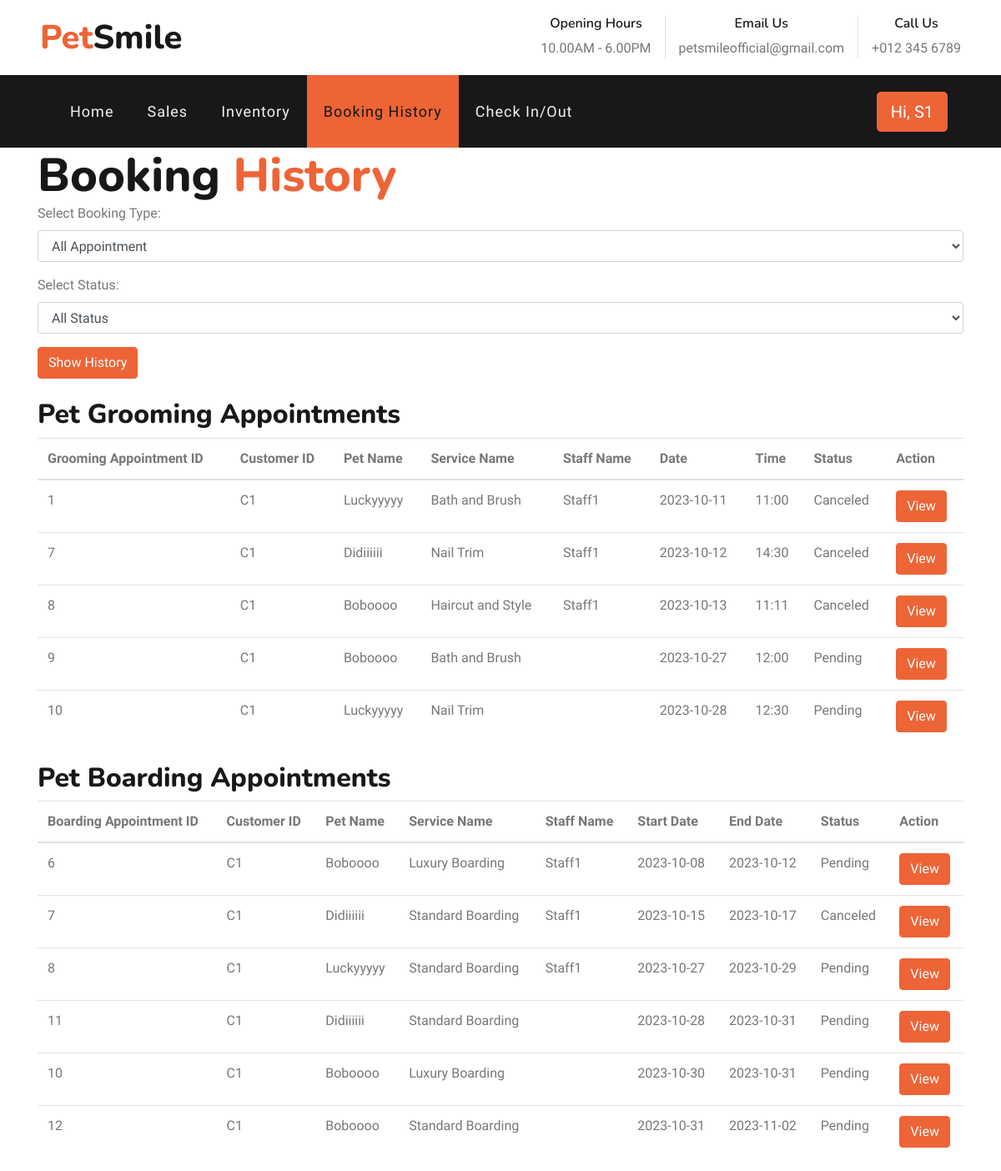
The page /admin-bookinghistory.php (signed in) on the database as committed earlier.
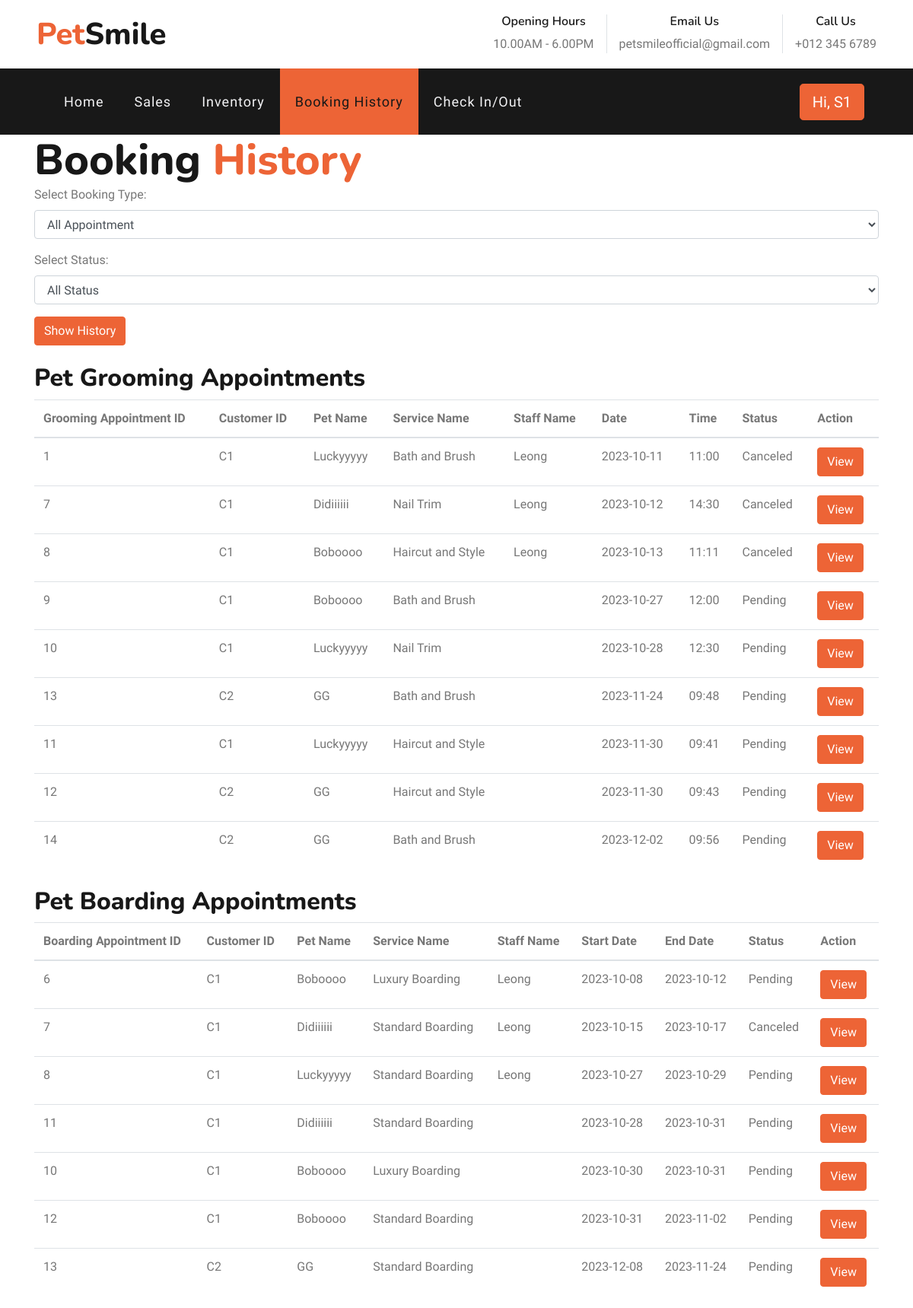
The same page on the database as committed later.
### tables this page shows
CREATE TABLE `groomingappt` (
  `GAppt_ID` int(20) NOT NULL,
  `Pet_ID` varchar(20) NOT NULL,
  `Service_ID` varchar(20) NOT NULL,
  `Staff_ID` varchar(20) DEFAULT NULL,
  `GAppt_Date` varchar(20) NOT NULL,
  `GAppt_Time` varchar(20) NOT NULL,
  `Status` varchar(20) NOT NULL DEFAULT 'Pending'
);

CREATE TABLE `member` (
  `ID` int(11) NOT NULL,
  `Cust_ID` varchar(20) NOT NULL,
  `First_Name` varchar(20) NOT NULL,
  `Last_Name` varchar(20) NOT NULL,
  `Phone_No` varchar(20) NOT NULL,
  `Address` varchar(255) NOT NULL,
  `City` varchar(20) NOT NULL,
  `Postcode` varchar(20) NOT NULL,
  `Email` varchar(90) NOT NULL
);

CREATE TABLE `pet` (
  `Pet_ID` int(20) NOT NULL,
  `Cust_ID` varchar(20) NOT NULL,
  `Pet_Name` varchar(20) NOT NULL,
  `Pet_Sex` varchar(20) NOT NULL,
  `Pet_Breed` varchar(20) NOT NULL
);

CREATE TABLE `service` (
  `ID` int(11) NOT NULL,
  `Service_ID` varchar(20) NOT NULL,
  `Service_Type` varchar(20) NOT NULL,
  `Service_Name` varchar(20) NOT NULL,
  `Service_Desc` varchar(20) NOT NULL,
  `Price` varchar(20) NOT NULL,
  `Img` longtext NOT NULL
);

CREATE TABLE `staff` (
  `ID` int(11) NOT NULL,
  `Staff_ID` varchar(20) NOT NULL,
  `First_Name` varchar(20) NOT NULL,
  `Last_Name` varchar(20) NOT NULL,
  `Phone_No` varchar(20) NOT NULL,
  `Address` varchar(255) NOT NULL,
  `City` varchar(20) NOT NULL,
  `Postcode` varchar(20) NOT NULL,
  `Position` varchar(20) NOT NULL
);

CREATE TABLE `boardingappt` (
  `BAppt_ID` int(20) NOT NULL,
  `Pet_ID` varchar(20) NOT NULL,
  `Service_ID` varchar(20) NOT NULL,
  `Staff_ID` varchar(20) DEFAULT NULL,
  `BAppt_StartDate` varchar(20) NOT NULL,
  `BAppt_EndDate` varchar(20) NOT NULL,
  `Status` varchar(20) NOT NULL DEFAULT 'Pending'
);

### admin-bookinghistory.php (the view, shortened to what this page needs)
<!DOCTYPE html>
<html lang="en">
<?php
include 'config.php';
include 'admin-header.php';
$groomingAppointmentsQuery = "
    SELECT
        g.GAppt_ID,
        c.Cust_ID,
        p.Pet_Name,
        s.Service_Name,
        st.Last_Name AS Staff_Name,
        g.GAppt_Date,
        g.GAppt_Time,
        g.Status
    FROM
        groomingAppt g
    INNER JOIN
        pet p ON g.Pet_ID = p.Pet_ID
    INNER JOIN
        service s ON g.Service_ID = s.Service_ID
    LEFT JOIN
        staff st ON g.Staff_ID = st.Staff_ID
    LEFT JOIN
        member c ON p.Cust_ID = c.Cust_ID
    ORDER BY g.GAppt_Date ASC;
";
$groomingAppointmentsResult = mysqli_query($con, $groomingAppointmentsQuery);
$boardingAppointmentsQuery = "
    SELECT
        b.BAppt_ID,
        c.Cust_ID,
        p.Pet_Name,
        s.Service_Name,
        st.Last_Name AS Staff_Name,
        b.BAppt_StartDate,
        b.BAppt_EndDate,
        b.Status
    FROM
        boardingAppt b
    INNER JOIN
        pet p ON b.Pet_ID = p.Pet_ID
    INNER JOIN
        service s ON b.Service_ID = s.Service_ID
    LEFT JOIN
        staff st ON b.Staff_ID = st.Staff_ID
    LEFT JOIN
        member c ON p.Cust_ID = c.Cust_ID
    ORDER BY b.BAppt_StartDate ASC;
";
$boardingAppointmentsResult = mysqli_query($con, $boardingAppointmentsQuery);
?>
    <div class="container">
            <h1 class="display-4 m-0">Booking <span class="text-primary">History</span></h1>
            <form method="post" id="historyForm">
                <div class="form-group">
                    <label for="bookingType">Select Booking Type:</label>
                    <select name="bookingType" id="bookingType" class="form-control">
                        <option>All Appointment</option>
                    </select>
                </div>
                <div class="form-group">
                    <label for="status">Select Status:</label>
                    <select name="status" id="status" class="form-control">
                        <option>All Status</option>
                    </select>
                </div>
                <input type="submit" value="Show History" class="btn btn-primary">
            </form>
            <h2 class="mt-4">Pet Grooming Appointments</h2>
            <table class="table" id="groomingTable">
                <thead>
                    <tr>
                        <th>Grooming Appointment ID</th>
                        <th>Customer ID</th>
                        <th>Pet Name</th>
                        <th>Service Name</th>
                        <th>Staff Name</th>
                        <th>Date</th>
                        <th>Time</th>
                        <th>Status</th>
                        <th>Action</th>
                    </tr>
                </thead>
                <tbody>
                  <?php
                  while ($row = mysqli_fetch_assoc($groomingAppointmentsResult)) {
                      echo "<tr>";
                      echo "<td>{$row['GAppt_ID']}</td>";
                      echo "<td>{$row['Cust_ID']}</td>";
                      echo "<td>{$row['Pet_Name']}</td>";
                      echo "<td>{$row['Service_Name']}</td>";
                      echo "<td>{$row['Staff_Name']}</td>";
                      echo "<td>{$row['GAppt_Date']}</td>";
                      echo "<td>{$row['GAppt_Time']}</td>";
                      echo "<td>{$row['Status']}</td>";
                      echo "<td><button class='btn btn-primary' onclick='viewAppointment({$row['GAppt_ID']}, \"Pet Grooming\")'>View</button></td>";
                      echo "</tr>";
                  }
                  ?>
                </tbody>
            </table>
            <h2 class="mt-4">Pet Boarding Appointments</h2>
            <table class="table" id="boardingTable">
                <thead>
                    <tr>
                        <th>Boarding Appointment ID</th>
                        <th>Customer ID</th>
                        <th>Pet Name</th>
                        <th>Service Name</th>
                        <th>Staff Name</th>
                        <th>Start Date</th>
                        <th>End Date</th>
                        <th>Status</th>
                        <th>Action</th>
                    </tr>
                </thead>
                <tbody>
                  <?php
                  while ($row = mysqli_fetch_assoc($boardingAppointmentsResult)) {
                      echo "<tr>";
                      echo "<td>{$row['BAppt_ID']}</td>";
                      echo "<td>{$row['Cust_ID']}</td>";
                      echo "<td>{$row['Pet_Name']}</td>";
                      echo "<td>{$row['Service_Name']}</td>";
                      echo "<td>{$row['Staff_Name']}</td>";
                      echo "<td>{$row['BAppt_StartDate']}</td>";
                      echo "<td>{$row['BAppt_EndDate']}</td>";
                      echo "<td>{$row['Status']}</td>";
                      echo "<td><button class='btn btn-primary' onclick='viewAppointment({$row['BAppt_ID']}, \"Pet Boarding\")'>View</button></td>";
                      echo "</tr>";
                  }
                  ?>
                </tbody>
            </table>
        </div>
</html>

### admin-header.php (shortened to what this page needs)
<head>
    <link href="https://cdnjs.cloudflare.com/ajax/libs/font-awesome/5.10.0/css/all.min.css" rel="stylesheet">
    <link href="lib/flaticon/font/flaticon.css" rel="stylesheet">
    <link href="lib/owlcarousel/assets/owl.carousel.min.css" rel="stylesheet">
    <link href="lib/tempusdominus/css/tempusdominus-bootstrap-4.min.css" rel="stylesheet" />
    <link href="css/style.css" rel="stylesheet">
</head>
<body>
        <div class="row py-3 px-lg-5">
            <div class="col-lg-4">
                <a href="" class="navbar-brand d-none d-lg-block">
                    <h1 class="m-0 display-5 text-capitalize"><span class="text-primary">Pet</span>Smile</h1>
                </a>
            </div>
            <div class="col-lg-8 text-center text-lg-right">
                <div class="d-inline-flex align-items-center">
                    <div class="d-inline-flex flex-column text-center pr-3 border-right">
                        <h6>Opening Hours</h6>
                        <p class="m-0">10.00AM - 6.00PM</p>
                    </div>
                    <div class="d-inline-flex flex-column text-center px-3 border-right">
                        <h6>Email Us</h6>
                        <p class="m-0">petsmileofficial@gmail.com</p>
                    </div>
                    <div class="d-inline-flex flex-column text-center pl-3">
                        <h6>Call Us</h6>
                        <p class="m-0">+012 345 6789</p>
                    </div>
                </div>
            </div>
        </div>
    <div class="container-fluid p-0">
        <nav class="navbar navbar-expand-lg bg-dark navbar-dark py-3 py-lg-0 px-lg-5">
            <div class="collapse navbar-collapse justify-content-between px-3" id="navbarCollapse">
                <div class="navbar-nav mr-auto py-0">
                    <a href="admin-home.php" class="nav-item nav-link <?php echo (basename($_SERVER['PHP_SELF']) == 'admin-home.php') ? 'active' : ''; ?>">Home</a>
                    <a href="sales.php" class="nav-item nav-link <?php echo (basename($_SERVER['PHP_SELF']) == 'sales.php') ? 'active' : ''; ?>">Sales</a>
                    <a href="supplies.php" class="nav-item nav-link <?php echo (basename($_SERVER['PHP_SELF']) == 'supplies.php') ? 'active' : ''; ?>">Inventory</a>
                    <a href="admin-bookinghistory.php" class="nav-item nav-link <?php echo (basename($_SERVER['PHP_SELF']) == 'admin-bookinghistory.php') ? 'active' : ''; ?>">Booking History</a>
                    <a href="admin-checkin-checkout.php" class="nav-item nav-link <?php echo (basename($_SERVER['PHP_SELF']) == 'admin-checkin-checkout.php') ? 'active' : ''; ?>">Check In/Out</a>
                </div>
                <?php
                if (isset($_SESSION['Staff_ID'])) {
                    echo '<a href="admin-editprofile.php" class="btn btn-lg btn-primary px-3 d-none d-lg-block">Hi, ' . $_SESSION['Staff_ID'] . '</a>';
                } else {
                  echo'<a href="admin-login.php" class="btn btn-lg btn-primary px-3 d-none d-lg-block">Admin Login</a>';
                }
                ?>
            </div>
        </nav>
    </div>

Rows that differ between the two databases and show on the page:
changed through a linked row, groomingappt id 1: staff.Last_Name "Staff1" → "Leong"
changed through a linked row, groomingappt "Didiiiiii": staff.Last_Name "Staff1" → "Leong"
changed through a linked row, groomingappt id 8: staff.Last_Name "Staff1" → "Leong"
added groomingappt: GAppt_ID "13", member.Cust_ID "C2", Pet_ID.Pet_Name "GG", service.Service_Name "Bath and Brush", GAppt_Date "2023-11-24", GAppt_Time "09:48", Status "Pending"
added groomingappt: GAppt_ID "11", member.Cust_ID "C1", Pet_ID.Pet_Name "Luckyyyyy", service.Service_Name "Haircut and Style", GAppt_Date "2023-11-30", GAppt_Time "09:41", Status "Pending"
added groomingappt: GAppt_ID "12", member.Cust_ID "C2", Pet_ID.Pet_Name "GG", service.Service_Name "Haircut and Style", GAppt_Date "2023-11-30", GAppt_Time "09:43", Status "Pending"
added groomingappt: GAppt_ID "14", member.Cust_ID "C2", Pet_ID.Pet_Name "GG", service.Service_Name "Bath and Brush", GAppt_Date "2023-12-02", GAppt_Time "09:56", Status "Pending"
changed through a linked row, boardingappt id 6: staff.Last_Name "Staff1" → "Leong"
changed through a linked row, boardingappt "Canceled": staff.Last_Name "Staff1" → "Leong"
changed through a linked row, boardingappt "Luckyyyyy": staff.Last_Name "Staff1" → "Leong"
added boardingappt: BAppt_ID "13", member.Cust_ID "C2", Pet_ID.Pet_Name "GG", service.Service_Name "Standard Boarding", BAppt_StartDate "2023-12-08", BAppt_EndDate "2023-11-24", Status "Pending"
